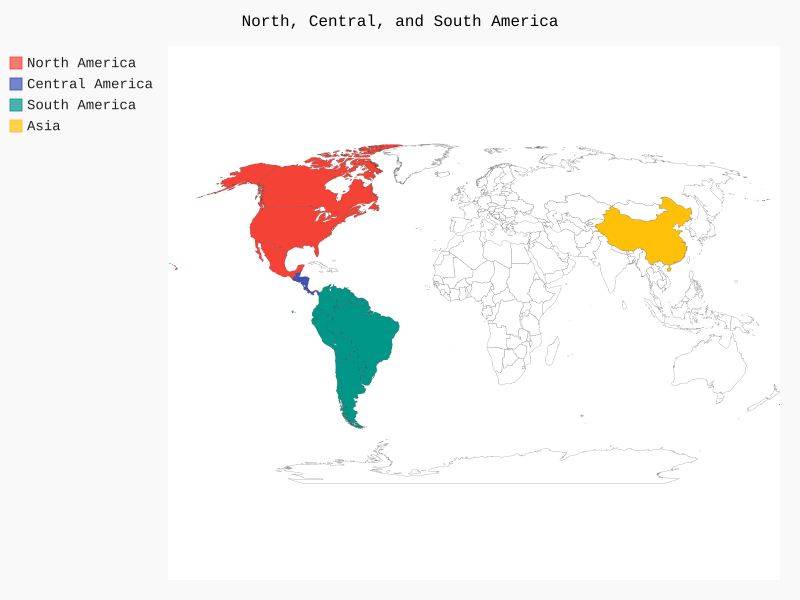

Python code for this plot:
import pygal


wm = pygal.maps.world.World()
wm.title = 'North, Central, and South America'
wm.add('North America', ['ca', 'mx', 'us'])
wm.add('Central America', ['bz', 'cr', 'gt', 'hn', 'ni', 'pa', 'sv'])
wm.add('South America', ['ar', 'bo', 'br', 'cl', 'co', 'ec', 'gf','gy', 'pe', 'py', 'sr', 'uy', 've'])
wm.add('Asia', ['cn'])
wm.render_to_file('americas.svg')
